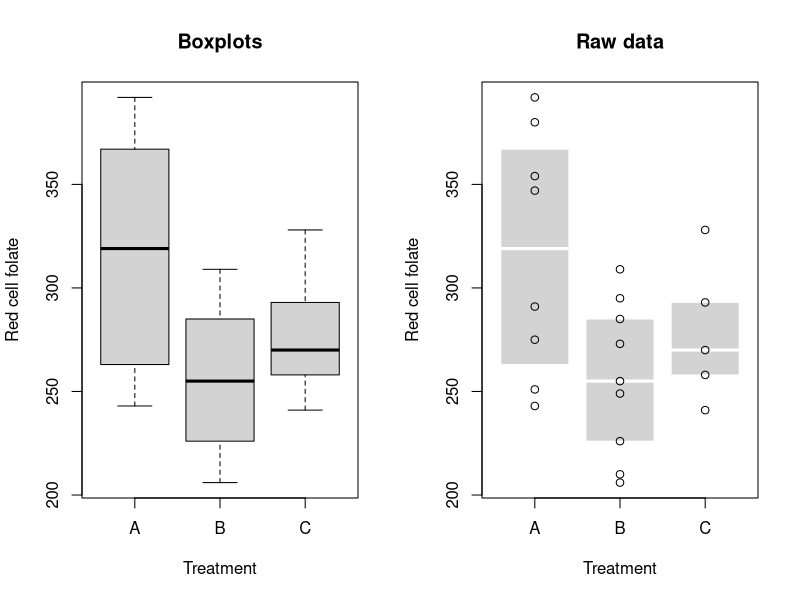
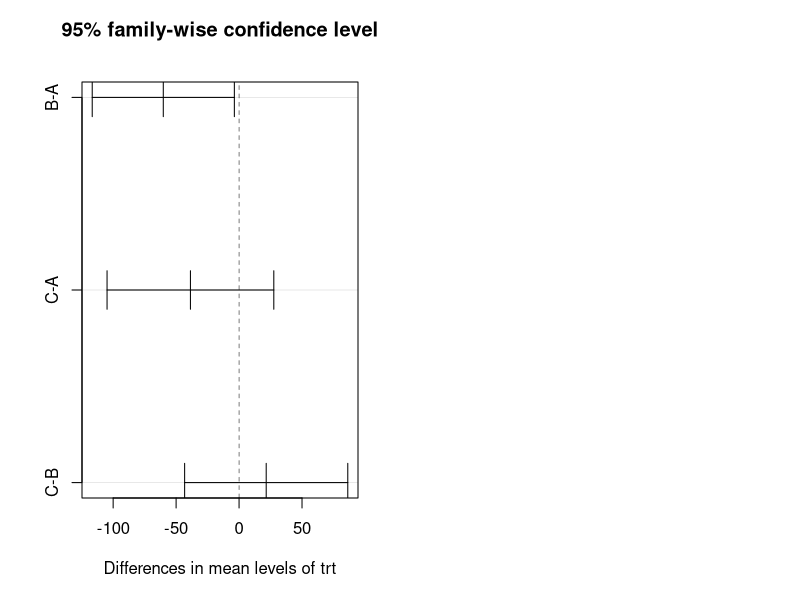
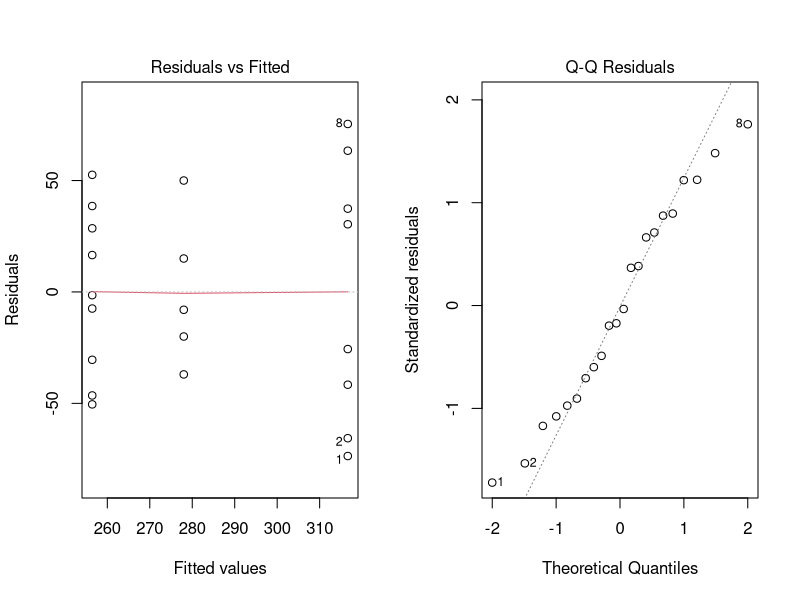

These figures' R source, in order:
# 22 bypass-patients were randomly divided into 3 treatment groups A, B, and C 
# (different respiration). Interest was in whether or not the average amount of 
# folic acid in red blood cells after 24 hours differed between the three 
# treatment groups.
rcf <- c(243, 251, 275, 291, 347, 354, 380, 392, 
         206, 210, 226, 249, 255, 273, 285, 295, 309, 
         241, 258, 270, 293, 328)
trt <- factor(rep(c("A", "B", "C"), times = c(8, 9, 5)))

# Basic plots
par(mfrow = c(1, 2))
boxplot(rcf ~ trt, xlab = "Treatment", ylab = "Red cell folate", 
        main = "Boxplots")
boxplot(rcf ~ trt, border = "white", xlab = "Treatment", 
        ylab = "Red cell folate", main = "Raw data")
points(rcf ~ trt)

# One-way ANOVA
fit <- aov(rcf ~ trt)
summary(fit)

# Paired comparisons using Tukey's HSD method
pc <- TukeyHSD(fit, conf.level = 0.95)
print(pc)
plot(pc)

# Residual diagnostic plots
par(mfrow = c(1, 2))
plot(fit, which = 1:2)
